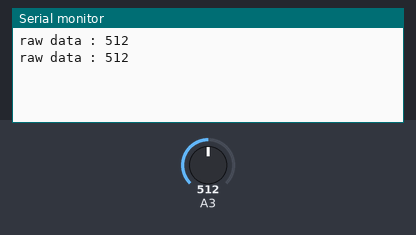
A sketch run on a simulated Arduino Uno, built with avr-gcc and run on an emulated ATmega328P. On the bench: the last lines printed to the serial monitor. The inputs (shaded band) are chosen by the test bench; at power-on: A3 = 512.

Above: at 1.8 s.
1.9 s: A3 set to 716
At 2.8 s:
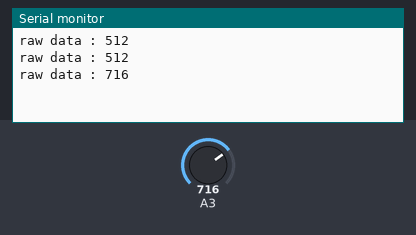
3.4 s: A3 set to 900
At 4.8 s:
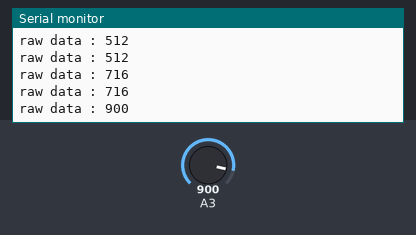
Timing chart, 0 to 6.4 s (numbered marks = the images above; inputs shaded):
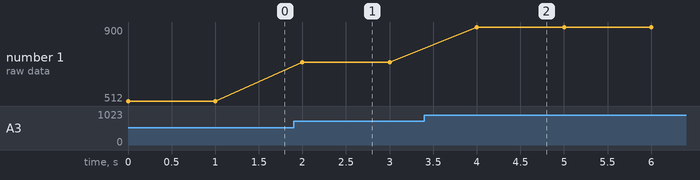

The sketch:

Lab18_Infrared.ino
```cpp
#include <Streaming.h>
void setup() {
  Serial.begin(9600);
}
void loop() {
  int raw_data = analogRead(3);  //偵測A3傳回的電壓值
  //若紅外線反射越強，接受器隨之導通(電阻也會下降)
  //A3的電壓也會下降，A/D轉換得到的數位值也會偏低
  Serial << "raw data : " << raw_data << endl;  //顯示結果
  delay(1000);
}
```

Measured:
- after the input at 1.9 s, the serial monitor: prints a new line after 0.10 s (image 1)
- after the input at 3.4 s, the serial monitor: prints a new line after 0.60 s (image 2)
- plotted number 1: 512 → 716 after the input at 1.9 s, 716 → 900 after the input at 3.4 s
